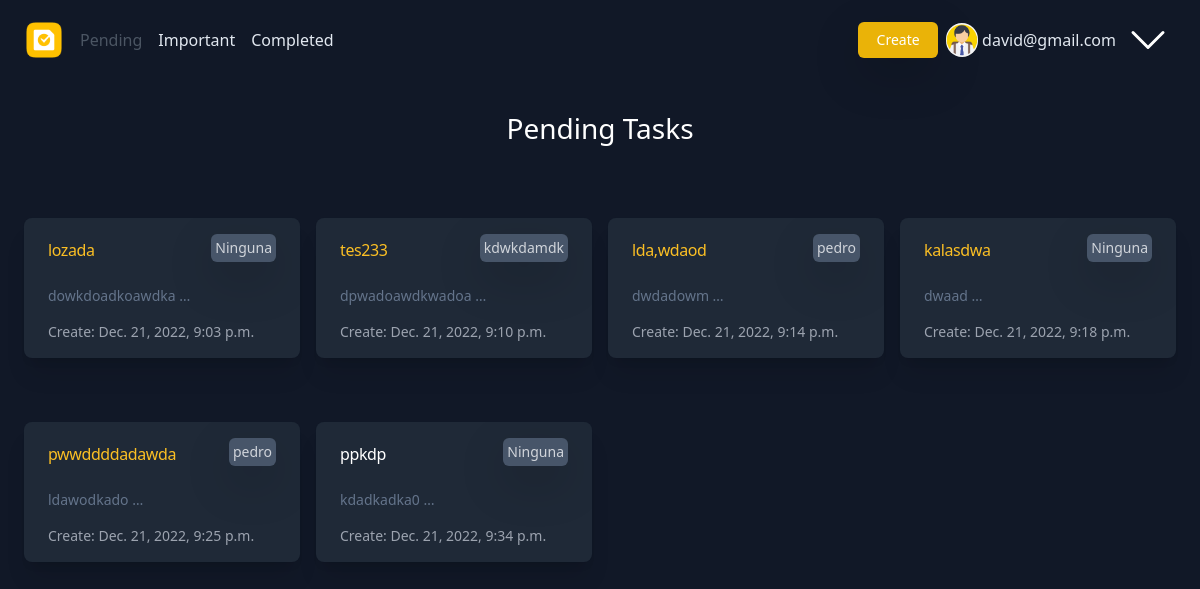
Before: / (signed in) with the older database file.
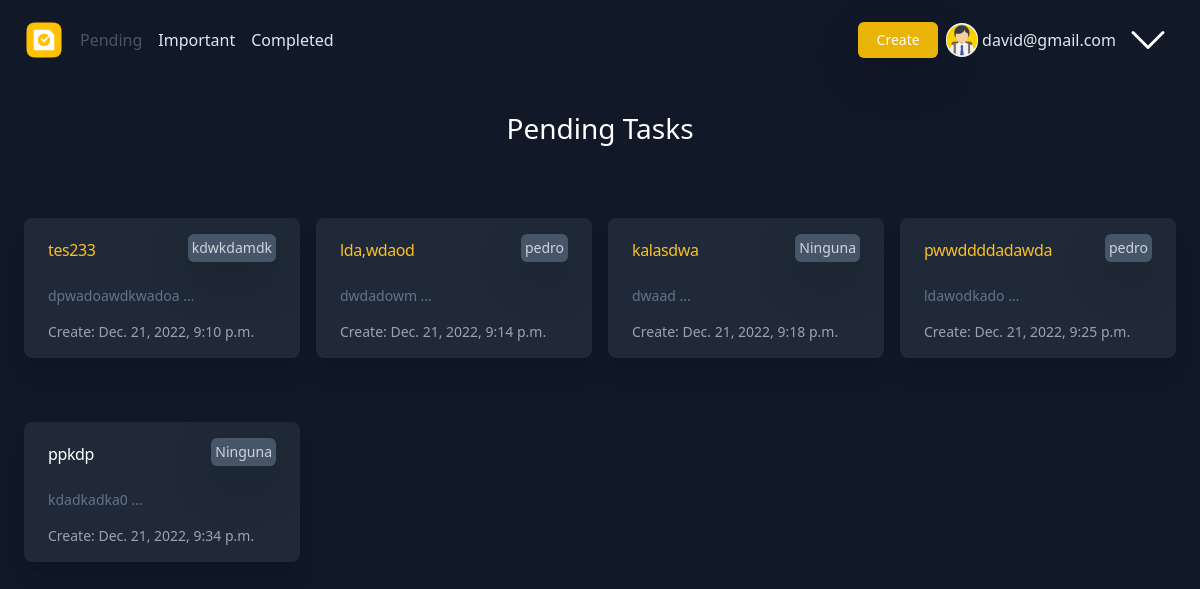
After: the same page with the newer database file.
### djangocrud/models.py (models this page shows, shortened)
class CreateTask(models.Model):
    user=models.ForeignKey(User, on_delete=models.CASCADE, related_name="tasks")
    title = models.CharField(max_length=100)
    description = models.TextField(blank=True)
    categories = models.ForeignKey(Categories, on_delete=models.CASCADE, null=True, blank=True)
    important = models.BooleanField(default=False)
    timestamp = models.DateTimeField(auto_now_add=True)
    datecompleted = models.DateTimeField(null=True, blank=True)
    finished = models.BooleanField(default=False)

class Categories(models.Model):
    user=models.ForeignKey(User, on_delete=models.CASCADE, related_name='categories', null=True, blank=True)
    name = models.CharField(max_length=100)
    def __str__(self):
        return self.name

### djangocrud/views.py (the view, shortened to what this page needs)
# urls.py: path('', Home.as_view(), name='home'),
class Home(View):
    def get(self, request, *args, **kwargs):
        if self.request.user.is_authenticated:
            tasks = CreateTask.objects.filter(user=self.request.user , datecompleted=None)
            tasksUser=CreateTask.objects.filter(user=self.request.user)
            if len(tasksUser) == 0:
                status=True
                context = {
                'status': status,
                'title' : "Pending"
                }
                return render(request, 'pages/index.html', context)
            else:
                context = {
                    'tasks' : tasks,
                    'title' : "Pending"
                }
                return render(request, 'pages/index.html', context)
        else:
            return render(request, 'pages/index.html')

### templates/pages/index.html (shortened to what this page needs)
{% extends 'base.html' %}
{% load static %}
{% block navbar %}
{% include 'components/navbar.html' %}
{% endblock navbar %}
{% block content %}
{% if user.is_authenticated %}
{% if status %}
<main class="mx-4">
  <div class="mt-10 shadow-xl rounded-lg bg-gray-800 px-5 py-4 ">
    <h2 class="text-white dark:text-white ">Create Task</h2>
    <p class="text-slate-400 text-xl mt-2 ">Welcome create your first task and start managing them</p>
    <a href="{% url 'create' %}" class="no-underline transition duration-150 ease-in-out block w-48 py-3 px-10 rounded-md shadow bg-yellow-500 text-white sm:text-center textfont-medium hover:bg-yellow-400 focus:outline-none ">
      Create now
    </a>
  </div>
</main>
{% else %}
<div class="mx-4 mt-5">
  <div class="text-center" >
    <h3 class="text-white ">{{title}} Tasks </h3>
  </div>
  <div class="first:mt-12 mt-4 max-w-lg mx-auto lg:grid gap-3  lg:grid-cols-4 lg:max-w-none	">
    {% for task in tasks%}
    <a href="{% url 'detail' task.id %}" class="transition duration-500 ease-in-out transform hover:-translate-y-1  no-underline ">
      <div class=" bg-gray-800	ring-1 ring-slate-900/5 mt-5 shadow-xl lg:flex flex-col rounded-lg overflow-hidden px-6 py-3 	 sm:grow w-100">
        <div>
          <div class="flex justify-between">
            {% if task.important %}
            <h3 class="text-amber-400	 dark:text-amber mt-1 text-base font-medium tracking-tight">{{task.title | truncatechars:15 }}</h3>
            {% else %}
            <h3 class="text-white dark:text-white mt-1 text-base font-medium tracking-tight">{{task.title | truncatechars:15}}</h3>
            {% endif %}
            <p class="text-gray-300	text-right shadow-lg  p-1 text-sm bg-slate-600	rounded"> {% if task.categories == None %}Ninguna {% else %}{{task.categories}}{% endif %} </p>
          </div>
          <p class="text-slate-500 dark:text-slate-400 mt-2 text-sm">
            {{task.description | truncatechars:20}}
          </p>
          <div class="flex flex-between text-sm text-gray-400">
            {% if task.finished %}
            <span>
              Finished:
              {{task.datecompleted}}
            </span>
            {% else %}
            <span>
              Create:
              {{task.timestamp}}
            </span>
            {% endif %}
          </div>
        </div>
      </div>
    </a>
      {% endfor %}
  </div>
</div>
{% endif %}
{% endif %}
{% endblock content %}

Changed rows visible on the page:
no longer on this page (row edited): CreateTask: title "lozada", shows "Ninguna", description "dowkdoadkoawdka …", timestamp "Dec. 21, 2022, 9:03 p.m."
